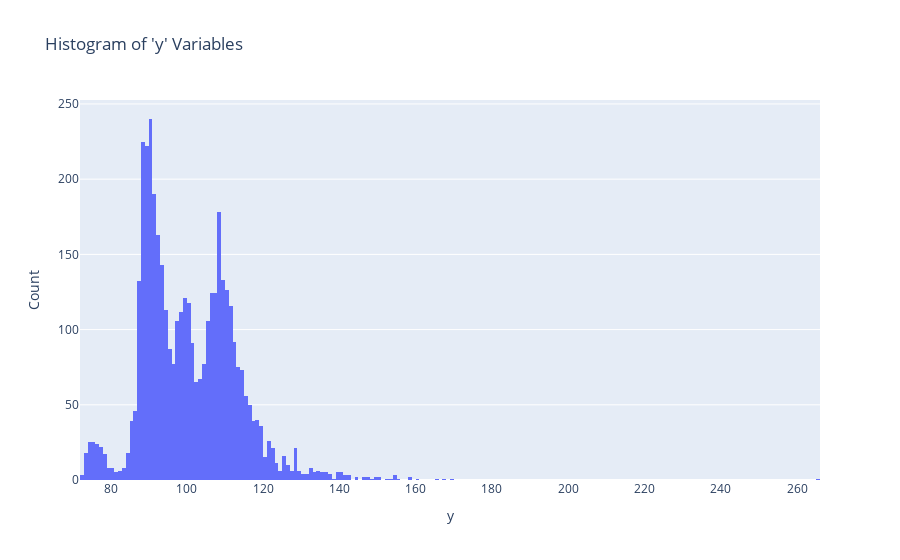

This figure's notebook cell:
### Code cell
fig = go.Figure()

fig.add_trace(go.Histogram(
    x=train_df['y'],)
)

# Bin defaulted to 0.99
fig.update_layout(
    title = "Histogram of 'y' Variables",
    xaxis_title = 'y', 
    yaxis_title = 'Count',
    )

fig.show()

### Figure 1 — Plotly figure (JSON) as saved in the notebook; plotly's stock layout.template omitted (floating-point values rounded to 4 significant figures; data arrays with more than 128 entries replaced by an {"elided": "..."} marker saying what was removed)
{"data": [{"type": "histogram", "x": {"elided": "4209 float values"}}], "layout": {"title": {"text": "Histogram of 'y' Variables"}, "xaxis": {"title": {"text": "y"}}, "yaxis": {"title": {"text": "Count"}}}}
